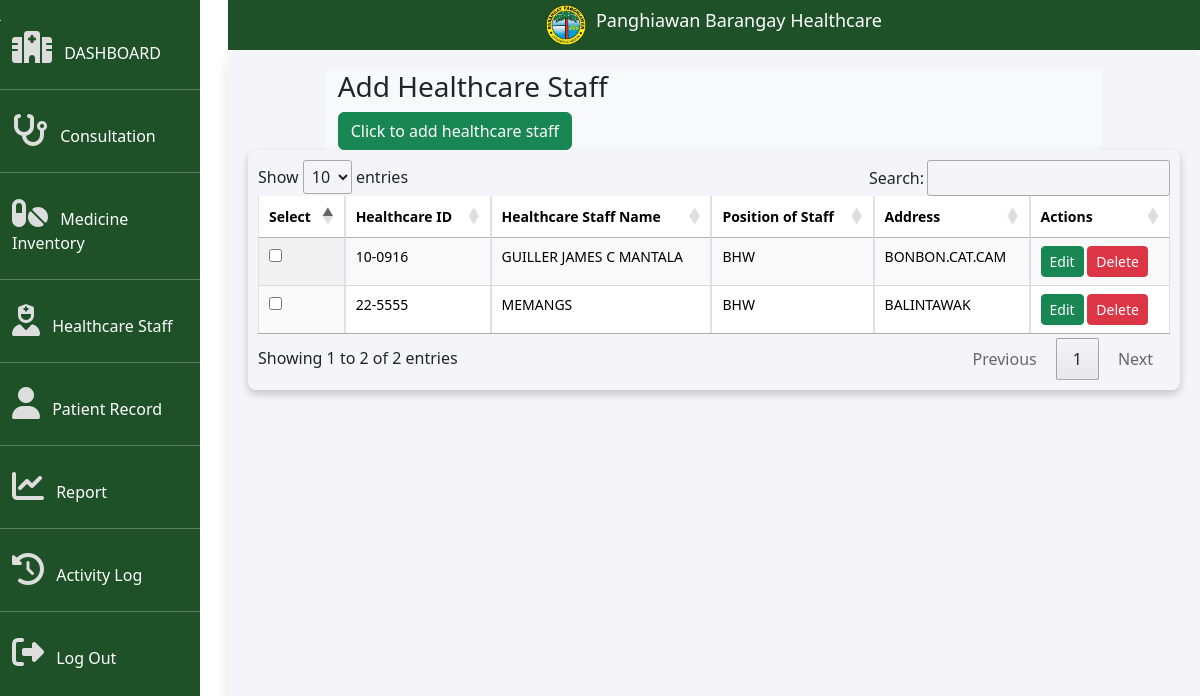
/HCRIS/Admin/healthcare_staff.php, run on the app's committed database.
### tables this page shows
CREATE TABLE `admin_healthcare_unit` (
  `healthcare_id` varchar(50) NOT NULL,
  `healthcarestaff_name` varchar(50) NOT NULL,
  `position_of_staff` varchar(50) NOT NULL,
  `address` varchar(50) NOT NULL
);

### HCRIS/Admin/healthcare_staff.php (the view, shortened to what this page needs)
<!DOCTYPE html>
<html lang="en">
<head>
    <link href="https://cdn.jsdelivr.net/npm/bootstrap@5.3.3/dist/css/bootstrap.min.css" rel="stylesheet">
    <link href="https://cdnjs.cloudflare.com/ajax/libs/font-awesome/6.6.0/css/all.min.css" rel="stylesheet">
    <link rel="stylesheet" href="https://cdn.datatables.net/1.11.5/css/jquery.dataTables.min.css">
    <link rel="stylesheet" href="../Css/adminhealthcarestuffstyless.css">
</head>
<body class="body">
    <aside>
        <div id="sidenav" class="col-2">
            <li class="nav-item">
                <a href="adminconsultation.php" class="nav-link">
                    <i class="fa-solid fa-hospital me-2"></i>
                    <span class="d-none d-sm-inline text-white">DASHBOARD</span>
                </a>
            </li>
            <hr>
            <ul class="nav nav-pills flex-column mb-auto">
                <li class="nav-item">
                    <a href="adminconsultation.php" class="nav-link">
                        <i class="fa-solid fa-stethoscope me-2"></i>
                        <span class="d-none d-sm-inline text-white">Consultation</span>
                    </a>
                </li>
                <hr>
                <li class="nav-item">
                    <a href="adminmedicine.php" class="nav-link">
                        <i class="fa-solid fa-pills me-2"></i>
                        <span class="d-none d-sm-inline text-white">Medicine Inventory</span>
                    </a>
                </li>
                <hr>
                <li class="nav-item">
                    <a href="healthcare_staff.php" class="nav-link">
                        <i class="fa-solid fa-user-nurse me-2"></i>
                        <span class="d-none d-sm-inline text-white">Healthcare Staff</span>
                    </a>
                </li>
                <hr>
                <li class="nav-item">
                    <a href="adminpatientrec.php" class="nav-link">
                        <i class="fa-solid fa-user me-2"></i>
                        <span class="d-none d-sm-inline text-white">Patient Record</span>
                    </a>
                </li>
                <hr>
                <li class="nav-item">
                    <a href="#" class="nav-link">
                        <i class="fa-solid fa-chart-line me-2"></i>
                        <span class="d-none d-sm-inline text-white">Report</span>
                    </a>
                <hr>
                </li>
                <li class="nav-item">
                    <a href="#" class="nav-link">
                        <i class="fa-solid fa-history me-2"></i>
                        <span class="d-none d-sm-inline text-white">Activity Log</span>
                    </a>
                </li>
                <hr>
                <li class="nav-item">
                    <a href="adminlogin.php" class="nav-link">
                        <i class="fa-solid fa-sign-out-alt me-2"></i>
                        <span class="d-none d-sm-inline text-white">Log Out</span>
                    </a>
                </li>
            </ul>
        </div>
    </aside>
    <header>
        <nav class="navbar navbar-expand-sm">
            <div class="logo-text-container">
                <img src="../Photos/logo.png" alt="Healthcare Logo" class="logo">
                <p class="logo-text text-white h3">Panghiawan Barangay Healthcare</p>
            </div>
        </nav>
    </header>
    <main>
        <div class="container col-10 bg-light">
            <h3>Add Healthcare Staff</h3>
            <button type="button" class="btn btn-success" data-bs-toggle="modal" data-bs-target="#myModal">Click to add healthcare staff</button>
        </div>
        <div class="table-container table-responsive text-center">
            <?php
            require 'db_conn.php';
            $sql = "SELECT * FROM admin_healthcare_unit";
            $result = $conn->query($sql);
            if ($result->num_rows > 0) {
                echo "<table id='healthcareStaffTable' class='display table table-striped table-hover table-bordered mx-auto' style='width: 100%;'>
                        <thead class='bg-success'>
                            <tr>
                                <th>Select</th>
                                <th>Healthcare ID</th>
                                <th>Healthcare Staff Name</th>
                                <th>Position of Staff</th>
                                <th>Address</th>
                                <th>Actions</th>
                            </tr>
                        </thead>
                        <tbody>";
                while ($row = $result->fetch_assoc()) {
                    echo "<tr>
                            <td><input type='checkbox' class='row-checkbox'></td>
                            <td>" . $row['healthcare_id'] . "</td>
                            <td>" . $row['healthcarestaff_name'] . "</td>
                            <td>" . $row['position_of_staff'] . "</td>
                            <td>" . $row['address'] . "</td>
                            <td>
                                <button class='btn btn-success btn-sm' onclick=\"window.location.href='edithealthcarestaff.php?id=" . $row['healthcare_id'] . "'\">Edit</button>
                                <button class='btn btn-danger btn-sm' onclick=\"window.location.href='deletehealthcarestaff.php?healthcare_id=" . $row['healthcare_id'] . "'\">Delete</button>
                            </td>
                          </tr>";
                }
                echo "</tbody></table>";
            } else {
                echo "<div class='alert alert-warning'>No records found.</div>";
            }
            ?>
        </div>
    </main>
</body>
</html>

### HCRIS/css/adminhealthcarestuffstyless.css (style rules this page uses)
body { height: 100vh; overflow-y: hidden; overflow-x: hidden; }
#sidenav { height: 100vh; background-color: #1E5128; color: #fff; font-size: 0.11rem; padding-top:20px; padding-bottom: 10px; position: absolute; top: 0; left: 0; z-index: 1; overflow-y: auto; overflow-x: hidden; }
.navbar { background-color: #1E5128; z-index: 6; position: relative; display: flex; justify-content: center; align-items: center; margin-left: 228px; height: 50px; }
.logo-text-container { display: flex; align-items: center; justify-content: center; }
.logo { width: 40px; height: auto; margin-right: 10px; }
.logo-text { font-size: 18px; color: #fff; }
.nav-link { padding: 8px 12px; border-radius: 10px; color: #ddd; transition: background-color 0.3s ease; font-size: 1rem; }
.nav-item { margin-top: 0px; margin-bottom: 0px; }
.nav-link i { font-size: 2rem; margin-right: 5px; }
main { width: calc(100% - 228px); margin-left: 228px; padding: 20px; background-color: #f4f4f9; border-radius: 10px; box-shadow: 0 8px 15px rgba(0, 0, 0, 0.1); overflow-y: auto; min-height: 100vh; }
.table-container { width: 100%; max-width: 100%; overflow-x: auto; border-radius: 8px; box-shadow: 0 4px 8px rgba(0, 0, 0, 0.2); padding: 10px; }
table { width: 100%; border-collapse: collapse; font-size: 14px; }
table th, table td { padding: 10px; text-align: left; border-bottom: 1px solid #ddd; }
table th { background-color: #407b96; color: #fff; font-weight: bold; }
table tr:nth-child(even) { background-color: #f9f9f9; }

### data on the page
admin_healthcare_unit: healthcare_id "10-0916", healthcarestaff_name "GUILLER JAMES C MANTALA", position_of_staff "BHW", address "BONBON.CAT.CAM"
admin_healthcare_unit: healthcare_id "22-5555", healthcarestaff_name "MEMANGS", position_of_staff "BHW", address "BALINTAWAK"
